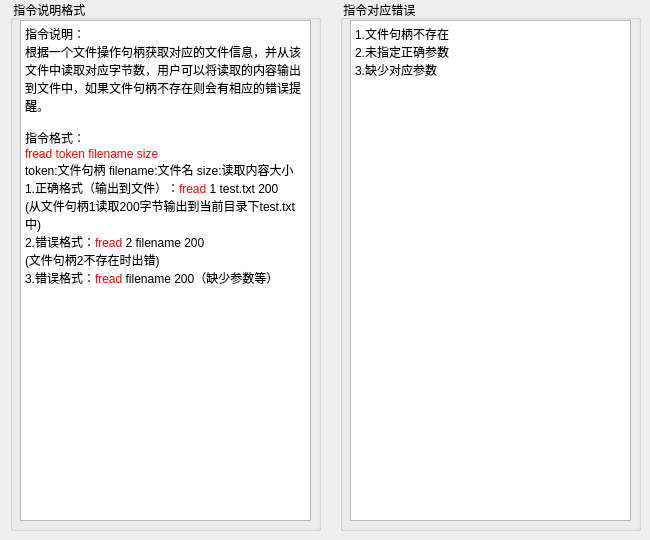
   <widget class="QWidget" name="tab_10">
    <attribute name="title">
     <string>fread</string>
    </attribute>
    <widget class="QGroupBox" name="groupBox_19">
     <property name="geometry">
      <rect>
       <x>340</x>
       <y>0</y>
       <width>301</width>
       <height>531</height>
      </rect>
     </property>
     <property name="title">
      <string> 指令对应错误</string>
     </property>
     <widget class="QTextBrowser" name="textBrowser_25">
      <property name="geometry">
       <rect>
        <x>10</x>
        <y>20</y>
        <width>281</width>
        <height>501</height>
       </rect>
      </property>
      <property name="html">
       <string>&lt;!DOCTYPE HTML PUBLIC &quot;-//W3C//DTD HTML 4.0//EN&quot; &quot;http://www.w3.org/TR/REC-html40/strict.dtd&quot;&gt;
&lt;html&gt;&lt;head&gt;&lt;meta name=&quot;qrichtext&quot; content=&quot;1&quot; /&gt;&lt;style type=&quot;text/css&quot;&gt;
p, li { white-space: pre-wrap; }
&lt;/style&gt;&lt;/head&gt;&lt;body style=&quot; font-family:'SimSun'; font-size:9pt; font-weight:400; font-style:normal;&quot;&gt;
&lt;p style=&quot; margin-top:0px; margin-bottom:0px; margin-left:0px; margin-right:0px; -qt-block-indent:0; text-indent:0px;&quot;&gt;1.文件句柄不存在&lt;/p&gt;
&lt;p style=&quot; margin-top:0px; margin-bottom:0px; margin-left:0px; margin-right:0px; -qt-block-indent:0; text-indent:0px;&quot;&gt;2.未指定正确参数&lt;/p&gt;
&lt;p style=&quot; margin-top:0px; margin-bottom:0px; margin-left:0px; margin-right:0px; -qt-block-indent:0; text-indent:0px;&quot;&gt;3.缺少对应参数&lt;/p&gt;
&lt;p style=&quot;-qt-paragraph-type:empty; margin-top:0px; margin-bottom:0px; margin-left:0px; margin-right:0px; -qt-block-indent:0; text-indent:0px;&quot;&gt;&lt;br /&gt;&lt;/p&gt;&lt;/body&gt;&lt;/html&gt;</string>
      </property>
     </widget>
    </widget>
    <widget class="QGroupBox" name="groupBox_20">
     <property name="geometry">
      <rect>
       <x>10</x>
       <y>0</y>
       <width>311</width>
       <height>531</height>
      </rect>
     </property>
     <property name="title">
      <string> 指令说明格式</string>
     </property>
     <widget class="QTextBrowser" name="textBrowser_26">
      <property name="geometry">
       <rect>
        <x>10</x>
        <y>20</y>
        <width>291</width>
        <height>501</height>
       </rect>
      </property>
      <property name="html">
       <string>&lt;!DOCTYPE HTML PUBLIC &quot;-//W3C//DTD HTML 4.0//EN&quot; &quot;http://www.w3.org/TR/REC-html40/strict.dtd&quot;&gt;
&lt;html&gt;&lt;head&gt;&lt;meta name=&quot;qrichtext&quot; content=&quot;1&quot; /&gt;&lt;style type=&quot;text/css&quot;&gt;
p, li { white-space: pre-wrap; }
&lt;/style&gt;&lt;/head&gt;&lt;body style=&quot; font-family:'SimSun'; font-size:9pt; font-weight:400; font-style:normal;&quot;&gt;
&lt;p style=&quot; margin-top:0px; margin-bottom:0px; margin-left:0px; margin-right:0px; -qt-block-indent:0; text-indent:0px;&quot;&gt;指令说明：&lt;/p&gt;
&lt;p style=&quot; margin-top:0px; margin-bottom:0px; margin-left:0px; margin-right:0px; -qt-block-indent:0; text-indent:0px;&quot;&gt;根据一个文件操作句柄获取对应的文件信息，并从该文件中读取对应字节数，用户可以将读取的内容输出到文件中，如果文件句柄不存在则会有相应的错误提醒。&lt;/p&gt;
&lt;p style=&quot;-qt-paragraph-type:empty; margin-top:0px; margin-bottom:0px; margin-left:0px; margin-right:0px; -qt-block-indent:0; text-indent:0px;&quot;&gt;&lt;br /&gt;&lt;/p&gt;
&lt;p style=&quot; margin-top:0px; margin-bottom:0px; margin-left:0px; margin-right:0px; -qt-block-indent:0; text-indent:0px;&quot;&gt;指令格式：&lt;/p&gt;
&lt;p style=&quot; margin-top:0px; margin-bottom:0px; margin-left:0px; margin-right:0px; -qt-block-indent:0; text-indent:0px;&quot;&gt;&lt;span style=&quot; font-family:'宋体'; color:#ff0000;&quot;&gt;fread token filename size&lt;/span&gt; &lt;/p&gt;
&lt;p style=&quot; margin-top:0px; margin-bottom:0px; margin-left:0px; margin-right:0px; -qt-block-indent:0; text-indent:0px;&quot;&gt;&lt;span style=&quot; font-family:'宋体';&quot;&gt;token:文件句柄 filename:文件名 size:读取内容大小&lt;/span&gt; &lt;/p&gt;
&lt;p style=&quot; margin-top:0px; margin-bottom:0px; margin-left:0px; margin-right:0px; -qt-block-indent:0; text-indent:0px;&quot;&gt;&lt;span style=&quot; font-family:'宋体';&quot;&gt;1.正确格式（输出到文件）：&lt;/span&gt;&lt;span style=&quot; font-family:'宋体'; color:#ff0000;&quot;&gt;fread&lt;/span&gt;&lt;span style=&quot; font-family:'宋体';&quot;&gt; 1 test.txt 200&lt;/span&gt; &lt;/p&gt;
&lt;p style=&quot; margin-top:0px; margin-bottom:0px; margin-left:0px; margin-right:0px; -qt-block-indent:0; text-indent:0px;&quot;&gt;&lt;span style=&quot; font-family:'宋体';&quot;&gt;(从文件句柄1读取200字节输出到当前目录下test.txt中)&lt;/span&gt; &lt;/p&gt;
&lt;p style=&quot; margin-top:0px; margin-bottom:0px; margin-left:0px; margin-right:0px; -qt-block-indent:0; text-indent:0px;&quot;&gt;&lt;span style=&quot; font-family:'宋体';&quot;&gt;2.错误格式：&lt;/span&gt;&lt;span style=&quot; font-family:'宋体'; color:#ff0000;&quot;&gt;fread&lt;/span&gt;&lt;span style=&quot; font-family:'宋体';&quot;&gt; 2 filename 200&lt;/span&gt;&lt;/p&gt;
&lt;p style=&quot; margin-top:0px; margin-bottom:0px; margin-left:0px; margin-right:0px; -qt-block-indent:0; text-indent:0px;&quot;&gt;&lt;span style=&quot; font-family:'宋体';&quot;&gt;(文件句柄2不存在时出错)&lt;/span&gt; &lt;/p&gt;
&lt;p style=&quot; margin-top:0px; margin-bottom:0px; margin-left:0px; margin-right:0px; -qt-block-indent:0; text-indent:0px;&quot;&gt;&lt;span style=&quot; font-family:'宋体';&quot;&gt;3.错误格式：&lt;/span&gt;&lt;span style=&quot; font-family:'宋体'; color:#ff0000;&quot;&gt;fread&lt;/span&gt;&lt;span style=&quot; font-family:'宋体';&quot;&gt; filename 200（缺少参数等）&lt;/span&gt; &lt;/p&gt;&lt;/body&gt;&lt;/html&gt;</string>
      </property>
     </widget>
    </widget>
   </widget>
